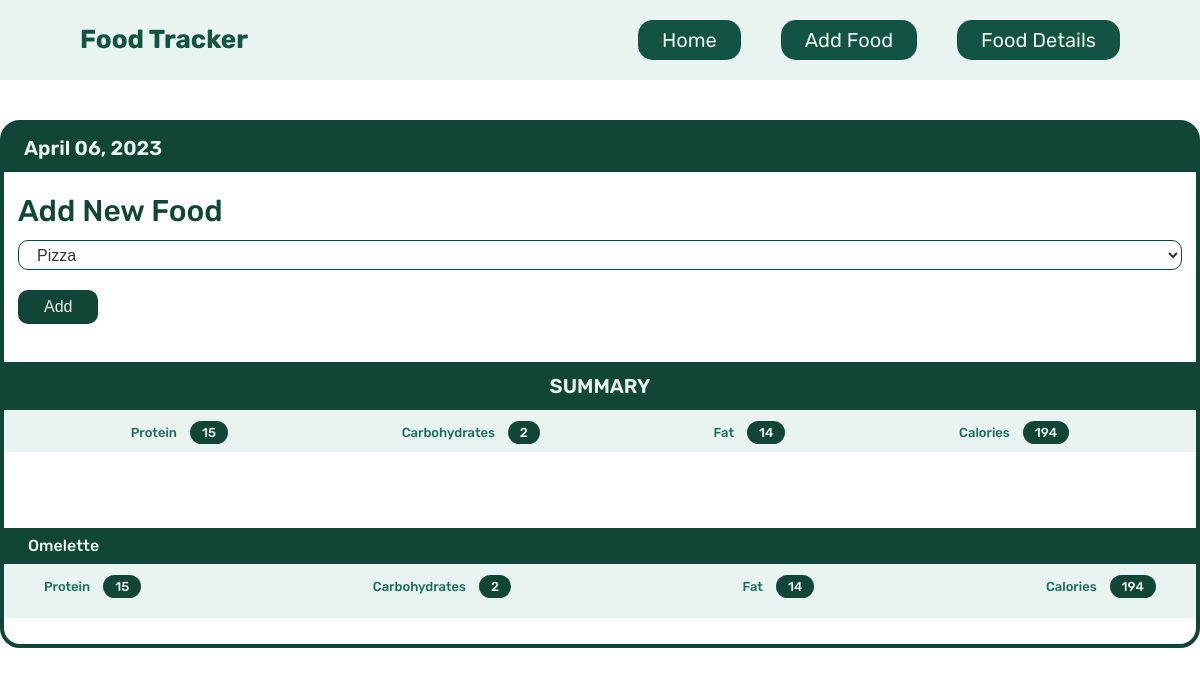
Screenshot of /view/20230406 with the database file from the repository.
### tables this page shows
CREATE TABLE food(
    id integer PRIMARY KEY AUTOINCREMENT,
    name text not null,
    fat integer not NULL,
    protein integer not null,
    carbs integer not null,
    calories integer not null
);

### app.py (the view)
@app.route('/view/<date>', methods = ["GET", "POST"])
def view(date):
    db = get_db()
    cur = db.execute("select id, entry_date from log_date where entry_date = ?", [date])
    date_result = cur.fetchone()
    if request.method == "POST":
        db.execute('insert into food_date (food_id, log_date_id) values (?, ?)', [request.form['food-selected'], date_result['id']])
        db.commit()
    d = datetime.strptime(str(date_result['entry_date']), '%Y%m%d')
    readable_date = datetime.strftime(d, '%B %d, %Y')
    food_cur = db.execute('select id, name from food')
    food_results = food_cur.fetchall()
    log_cur = db.execute(
        """
        select food.name, food.protein, food.carbs, food.fat, food.calories from log_date
        join food_date on food_date.log_date_id = log_date.id
        join food on food.id = food_date.food_id
        where log_date.entry_date = ?
        """,
        [date]
    )
    log_results = log_cur.fetchall()
    totals = {}
    totals['protein'] = 0
    totals['carbs'] = 0
    totals['fat'] = 0
    totals['calories'] = 0
    for food in log_results:
        totals['protein'] += food['protein']
        totals['carbs'] += food['carbs']
        totals['fat'] += food['fat']
        totals['calories'] += food['calories']
    return render_template('view.html', entry_date=date_result['entry_date'], readable_date = readable_date, \
                           food_results=food_results, log_results=log_results, totals = totals)

### app.py (called while the page is built)
def connect_db():
    sql = sqlite3.connect(r'C:\Users\anubh\Desktop\Flask Course\Food Tracker\database.db')
    sql.row_factory = sqlite3.Row
    return sql

def get_db():
    if not hasattr(g, 'sqlite_db'):
        g.sqlite_db = connect_db()
    return g.sqlite_db

### Templates/view.html (shortened to what this page needs)
{% extends "base.html" %}
{% block body %}
<main class="container">
    <div class="box">
        <h3 class="date-heading"> {{readable_date}} </h3>
        <div class="select-container">
            <h3 class="add-food-heading"> Add New Food </h3>
            <form action="{{url_for('view', date = entry_date)}}" method="POST" class="select-form">
                <select name="food-selected">
                    {% for food in food_results %}
                    <option value= {{food.id}}>{{food.name}}</option>
                    {% endfor %}
                </select>
                <button type="submit" class="btn">Add</button>
            </form>
        </div>
        <div class="summary-container">
            <h3 class="summary"> Summary </h3>
            <div class="totals">
                <ul class="totals-list">
                    <li>Protein <span> {{totals.protein}}</span></li>
                    <li>Carbohydrates <span>{{totals.carbs}}</span></li>
                    <li>Fat <span>{{totals.fat}}</span></li>
                    <li>Calories <span>{{totals.calories}}</span></li>
                </ul>
            </div>
        </div>
        {% for food in log_results %}
        <div class="individual-summary-container">
            <h3 class="individual-food-heading"> {{food.name}} </h3>
            <div class="totals">
                <ul class="totals-list">
                    <li>Protein <span>{{food.protein}}</span></li>
                    <li>Carbohydrates <span>{{food.carbs}}</span></li>
                    <li>Fat <span>{{food.fat}}</span></li>
                    <li>Calories <span>{{food.calories}}</span></li>
                </ul>
            </div>
        </div>
        {% endfor %}
    </div>
{% endblock %}

### static/general.css (style rules this page uses)
* { margin: 0; padding: 0; box-sizing: border-box; }
html { font-size: 62.5%; }
body { font-family: "Rubik", sans-serif; line-height: 1; font-weight: 400; color: #555; position: relative; }

### static/styles.css (style rules this page uses)
.container { margin: 0 auto; margin-top: 4rem; width: 120rem; }
.btn, .btn:link, .btn:visited { background-color: #104538; font-size: 1.6rem; padding: 0.8rem 2.6rem; cursor: pointer; color: #e9f3f1; border: none; border-radius: 10px; transition: all 0.3s; }
.totals { padding: 1.6rem 4rem; }
.totals-list { list-style: none; display: flex; justify-content: space-between; align-items: center; }
.totals-list li { font-size: 1.3rem; font-weight: 500; color: #196e5a; }
.totals-list li span { background-color: #104538; padding: 0.4rem 1.2rem; color: #e9f3f1; margin-left: 1rem; border-radius: 30px; }
.box { border: 4px solid #104538; border-radius: 20px; margin-bottom: 4rem; }
.select-container { color: #104538; margin-bottom: 2.4rem; }
select { background: transparent; color: #333; font-weight: 500; font-size: 1.6rem; width: 100%; padding-left: 1.4rem; margin-bottom: 2rem; height: 3rem; border-radius: 10px; border-color: #104538; }
.select-form { padding: 1.4rem; }
.date-heading { background-color: #104538; padding: 1.4rem 2rem; color:#e9f3f1; font-size: 2rem; font-weight: 600; border-top-left-radius: 12px; border-top-right-radius: 12px; }
.add-food-heading { font-size: 3rem; font-weight: 500; padding: 0 1.4rem; margin-top: 2.4rem; }
.summary-container { height: 9rem; background-color: #e9f3f1; margin-bottom: 7.6rem; }
.summary { background-color: #104538; padding: 1.4rem 2rem; color:#e9f3f1; font-size: 2rem; font-weight: 600; text-transform: uppercase; text-align: center; }
.summary-container .totals-list { list-style: none; display: flex; justify-content: space-around; align-items: center; }
.individual-summary-container { height: 9rem; background-color: #e9f3f1; margin-bottom: 2.6rem; }
.individual-food-heading { font-size: 1.6rem; font-weight: 500; color: #e9f3f1; background-color: #104538; padding: 1rem 2.4rem; }

### rows the page displays
food: name "Omelette", protein "15", carbs "2", fat "14", calories "194"

### other values shown
{{ readable_date }} "April 06, 2023"
{{ totals.protein }} "15"
{{ totals.carbs }} "2"
{{ totals.fat }} "14"
{{ totals.calories }} "194"
form field food-selected "Pizza"
